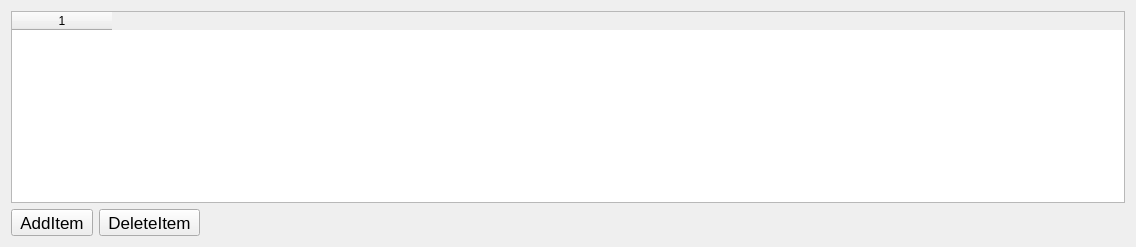
          <widget class="QWidget" name="tabMisc4">
           <attribute name="title">
            <string>BlessOverride</string>
           </attribute>
           <layout class="QGridLayout" name="gridLayout_20">
            <item row="0" column="0" colspan="3">
             <widget class="QTableWidget" name="tableBlessOverride">
              <property name="columnCount">
               <number>1</number>
              </property>
              <column/>
             </widget>
            </item>
            <item row="1" column="0">
             <widget class="QToolButton" name="btnMiscBO_Add">
              <property name="font">
               <font>
                <pointsize>13</pointsize>
               </font>
              </property>
              <property name="text">
               <string>AddItem</string>
              </property>
              <property name="icon">
               <iconset resource="qtocc.qrc">
                <normaloff>:/icon/add.png</normaloff>:/icon/add.png</iconset>
              </property>
              <property name="iconSize">
               <size>
                <width>20</width>
                <height>20</height>
               </size>
              </property>
             </widget>
            </item>
            <item row="1" column="1">
             <widget class="QToolButton" name="btnMiscBO_Del">
              <property name="font">
               <font>
                <pointsize>13</pointsize>
               </font>
              </property>
              <property name="text">
               <string>DeleteItem</string>
              </property>
              <property name="icon">
               <iconset resource="qtocc.qrc">
                <normaloff>:/icon/del.png</normaloff>:/icon/del.png</iconset>
              </property>
              <property name="iconSize">
               <size>
                <width>20</width>
                <height>20</height>
               </size>
              </property>
              <property name="shortcut">
               <string>Del</string>
              </property>
             </widget>
            </item>
            <item row="1" column="2">
             <spacer name="horizontalSpacer_10">
              <property name="orientation">
               <enum>Qt::Horizontal</enum>
              </property>
              <property name="sizeHint" stdset="0">
               <size>
                <width>919</width>
                <height>20</height>
               </size>
              </property>
             </spacer>
            </item>
           </layout>
          </widget>
